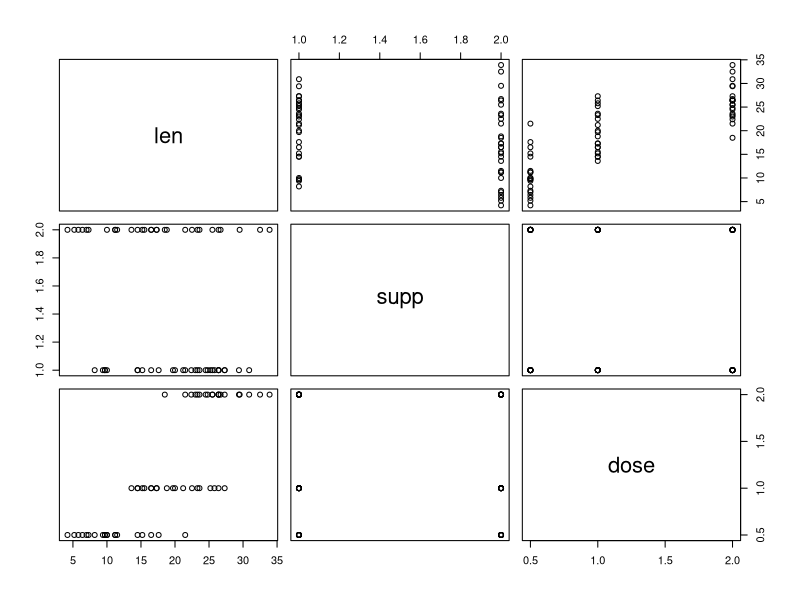
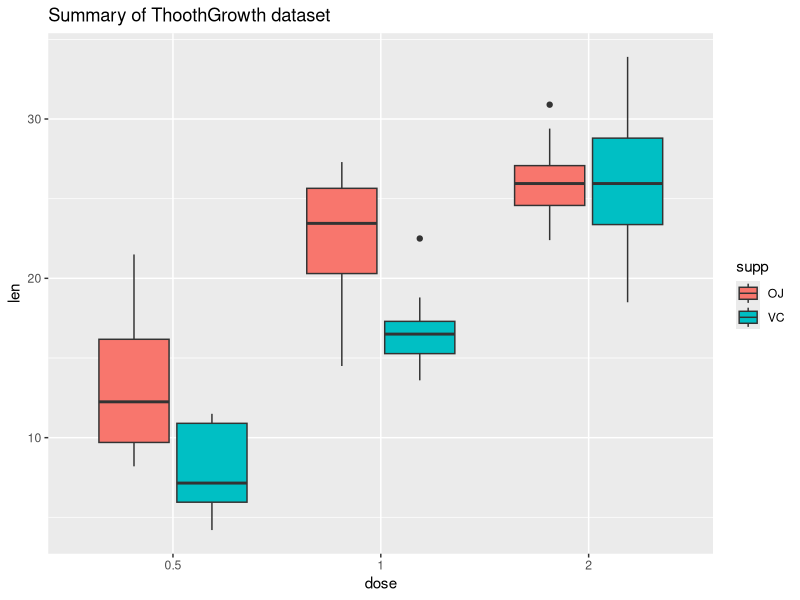

These figures' R source, in order:
## ---- chunk 1
# Load the ToothGrowth dataset
library(datasets)
data(ToothGrowth)

# Overview dataset variables
str(ToothGrowth)
## ---- chunk 2
## Basic exploratory
plot(ToothGrowth)
## ---- chunk 3
# Convert ToothGrowth$dose from numeric to factor
ToothGrowth$dose <- as.factor(ToothGrowth$dose)

# Review the structure of dataset
str(ToothGrowth)
## ---- chunk 4
# Summary the ToothGrowth dataset
summary(ToothGrowth)

# Visualize the ToothGrowth dataset summary
library(ggplot2)
ggplot(data = ToothGrowth, aes(x = dose, y = len, fill = supp)) + geom_boxplot() + ggtitle("Summary of ThoothGrowth dataset")
## ---- chunk 5
g1 <- ToothGrowth[ToothGrowth$supp=="OJ","len"]
g2 <- ToothGrowth[ToothGrowth$supp=="VC","len"]
t.test(g1, g2, paired = FALSE, var.equal = FALSE)
## ---- chunk 6
# We will test of the tooth length of the group with vitamin C dosage
g1 <- ToothGrowth[ToothGrowth$dose==2,"len"]
g2 <- ToothGrowth[ToothGrowth$dose==1,"len"]
t.test(g1, g2, paired = FALSE, var.equal = TRUE)
## ---- chunk 7
g1 <- ToothGrowth[ToothGrowth$dose==1,"len"]
g2 <- ToothGrowth[ToothGrowth$dose==0.5,"len"]
t.test(g1, g2, paired = FALSE, var.equal = TRUE)
